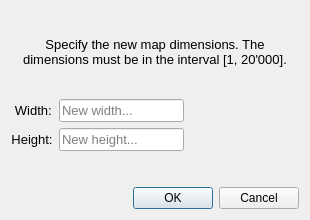
<?xml version="1.0" encoding="UTF-8"?>
<ui version="4.0">
 <class>ResizeDialog</class>
 <widget class="QDialog" name="ResizeDialog">
  <property name="geometry">
   <rect>
    <x>0</x>
    <y>0</y>
    <width>310</width>
    <height>220</height>
   </rect>
  </property>
  <property name="sizePolicy">
   <sizepolicy hsizetype="Preferred" vsizetype="Preferred">
    <horstretch>0</horstretch>
    <verstretch>0</verstretch>
   </sizepolicy>
  </property>
  <property name="minimumSize">
   <size>
    <width>310</width>
    <height>220</height>
   </size>
  </property>
  <property name="maximumSize">
   <size>
    <width>310</width>
    <height>220</height>
   </size>
  </property>
  <property name="windowTitle">
   <string>Resize tilemap</string>
  </property>
  <layout class="QVBoxLayout" name="verticalLayout">
   <item>
    <widget class="QLabel" name="infoLabel">
     <property name="font">
      <font>
       <family>Segoe UI</family>
       <pointsize>10</pointsize>
      </font>
     </property>
     <property name="text">
      <string>&lt;html&gt;&lt;head/&gt;&lt;body&gt;&lt;p&gt;Specify the new map dimensions. The dimensions must be in the interval [1, 20'000].&lt;/p&gt;&lt;/body&gt;&lt;/html&gt;</string>
     </property>
     <property name="alignment">
      <set>Qt::AlignCenter</set>
     </property>
     <property name="wordWrap">
      <bool>true</bool>
     </property>
    </widget>
   </item>
   <item>
    <layout class="QFormLayout" name="formLayout">
     <item row="0" column="0">
      <widget class="QLabel" name="widthLabel">
       <property name="font">
        <font>
         <family>Segoe UI</family>
         <pointsize>10</pointsize>
        </font>
       </property>
       <property name="text">
        <string> Width:</string>
       </property>
       <property name="alignment">
        <set>Qt::AlignCenter</set>
       </property>
      </widget>
     </item>
     <item row="0" column="1">
      <widget class="QLineEdit" name="widthEdit">
       <property name="sizePolicy">
        <sizepolicy hsizetype="Fixed" vsizetype="Preferred">
         <horstretch>0</horstretch>
         <verstretch>0</verstretch>
        </sizepolicy>
       </property>
       <property name="font">
        <font>
         <family>Segoe UI</family>
         <pointsize>10</pointsize>
        </font>
       </property>
       <property name="placeholderText">
        <string>New width...</string>
       </property>
      </widget>
     </item>
     <item row="1" column="0">
      <widget class="QLabel" name="heightLabel">
       <property name="font">
        <font>
         <family>Segoe UI</family>
         <pointsize>10</pointsize>
        </font>
       </property>
       <property name="text">
        <string>Height:</string>
       </property>
       <property name="alignment">
        <set>Qt::AlignCenter</set>
       </property>
      </widget>
     </item>
     <item row="1" column="1">
      <widget class="QLineEdit" name="heightEdit">
       <property name="sizePolicy">
        <sizepolicy hsizetype="Fixed" vsizetype="Preferred">
         <horstretch>0</horstretch>
         <verstretch>0</verstretch>
        </sizepolicy>
       </property>
       <property name="font">
        <font>
         <family>Segoe UI</family>
         <pointsize>10</pointsize>
        </font>
       </property>
       <property name="placeholderText">
        <string>New height...</string>
       </property>
      </widget>
     </item>
    </layout>
   </item>
   <item>
    <widget class="QDialogButtonBox" name="buttonBox">
     <property name="orientation">
      <enum>Qt::Horizontal</enum>
     </property>
     <property name="standardButtons">
      <set>QDialogButtonBox::Cancel|QDialogButtonBox::Ok</set>
     </property>
    </widget>
   </item>
  </layout>
 </widget>
 <resources>
  <include location="../../../tactile.qrc"/>
 </resources>
 <connections>
  <connection>
   <sender>buttonBox</sender>
   <signal>accepted()</signal>
   <receiver>ResizeDialog</receiver>
   <slot>accept()</slot>
   <hints>
    <hint type="sourcelabel">
     <x>248</x>
     <y>254</y>
    </hint>
    <hint type="destinationlabel">
     <x>157</x>
     <y>274</y>
    </hint>
   </hints>
  </connection>
  <connection>
   <sender>buttonBox</sender>
   <signal>rejected()</signal>
   <receiver>ResizeDialog</receiver>
   <slot>reject()</slot>
   <hints>
    <hint type="sourcelabel">
     <x>316</x>
     <y>260</y>
    </hint>
    <hint type="destinationlabel">
     <x>286</x>
     <y>274</y>
    </hint>
   </hints>
  </connection>
 </connections>
</ui>
